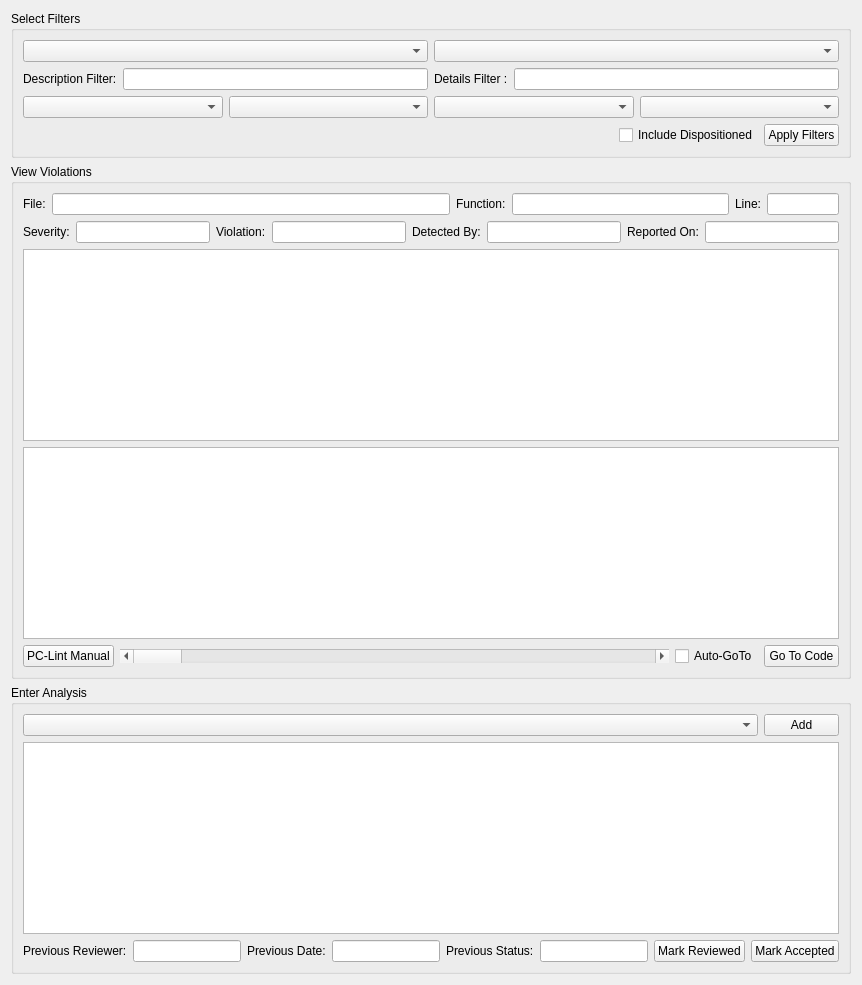
        <widget class="QWidget" name="tab_Analysis">
         <attribute name="title">
          <string>Analysis</string>
         </attribute>
         <layout class="QVBoxLayout" name="verticalLayout_14">
          <item>
           <widget class="QGroupBox" name="groupBox_Filters">
            <property name="minimumSize">
             <size>
              <width>811</width>
              <height>141</height>
             </size>
            </property>
            <property name="title">
             <string>Select Filters</string>
            </property>
            <layout class="QVBoxLayout" name="verticalLayout_2">
             <item>
              <layout class="QVBoxLayout" name="verticalLayout_10">
               <item>
                <layout class="QHBoxLayout" name="horizontalLayout">
                 <property name="topMargin">
                  <number>0</number>
                 </property>
                 <item>
                  <widget class="QComboBox" name="comboBox_Filename"/>
                 </item>
                 <item>
                  <widget class="QComboBox" name="comboBox_Function"/>
                 </item>
                </layout>
               </item>
               <item>
                <layout class="QHBoxLayout" name="horizontalLayout_15">
                 <item>
                  <layout class="QHBoxLayout" name="horizontalLayout_12">
                   <item>
                    <widget class="QLabel" name="label_18">
                     <property name="text">
                      <string>Description Filter:</string>
                     </property>
                    </widget>
                   </item>
                   <item>
                    <widget class="QLineEdit" name="lineEditDescFilter"/>
                   </item>
                  </layout>
                 </item>
                 <item>
                  <layout class="QHBoxLayout" name="horizontalLayout_3">
                   <item>
                    <widget class="QLabel" name="label_19">
                     <property name="text">
                      <string>Details Filter :</string>
                     </property>
                    </widget>
                   </item>
                   <item>
                    <widget class="QLineEdit" name="lineEditDetailsFilter"/>
                   </item>
                  </layout>
                 </item>
                </layout>
               </item>
               <item>
                <layout class="QHBoxLayout" name="horizontalLayout_2">
                 <item>
                  <widget class="QComboBox" name="comboBox_Severity"/>
                 </item>
                 <item>
                  <widget class="QComboBox" name="comboBox_Id"/>
                 </item>
                 <item>
                  <widget class="QComboBox" name="comboBox_DetectedBy"/>
                 </item>
                 <item>
                  <widget class="QComboBox" name="comboBox_Status"/>
                 </item>
                </layout>
               </item>
              </layout>
             </item>
             <item>
              <layout class="QHBoxLayout" name="horizontalLayout_17">
               <item>
                <spacer name="horizontalSpacer">
                 <property name="orientation">
                  <enum>Qt::Horizontal</enum>
                 </property>
                 <property name="sizeHint" stdset="0">
                  <size>
                   <width>218</width>
                   <height>20</height>
                  </size>
                 </property>
                </spacer>
               </item>
               <item>
                <layout class="QHBoxLayout" name="horizontalLayout_14">
                 <item>
                  <widget class="QCheckBox" name="dispositioned">
                   <property name="text">
                    <string>Include Dispositioned</string>
                   </property>
                  </widget>
                 </item>
                 <item>
                  <widget class="QPushButton" name="pushButton_ApplyFilters">
                   <property name="maximumSize">
                    <size>
                     <width>75</width>
                     <height>23</height>
                    </size>
                   </property>
                   <property name="text">
                    <string>Apply Filters</string>
                   </property>
                  </widget>
                 </item>
                </layout>
               </item>
              </layout>
             </item>
            </layout>
            <zorder></zorder>
            <zorder></zorder>
           </widget>
          </item>
          <item>
           <widget class="QGroupBox" name="groupBox_Violations">
            <property name="minimumSize">
             <size>
              <width>811</width>
              <height>200</height>
             </size>
            </property>
            <property name="title">
             <string>View Violations</string>
            </property>
            <layout class="QVBoxLayout" name="verticalLayout_16">
             <item>
              <layout class="QVBoxLayout" name="verticalLayout_8">
               <item>
                <layout class="QHBoxLayout" name="horizontalLayout_10">
                 <property name="topMargin">
                  <number>0</number>
                 </property>
                 <item>
                  <widget class="QLabel" name="label_Filename">
                   <property name="text">
                    <string>File:</string>
                   </property>
                  </widget>
                 </item>
                 <item>
                  <widget class="QLineEdit" name="textBrowser_Filename">
                   <property name="sizePolicy">
                    <sizepolicy hsizetype="Preferred" vsizetype="Fixed">
                     <horstretch>11</horstretch>
                     <verstretch>0</verstretch>
                    </sizepolicy>
                   </property>
                   <property name="readOnly">
                    <bool>true</bool>
                   </property>
                  </widget>
                 </item>
                 <item>
                  <widget class="QLabel" name="label_Function">
                   <property name="text">
                    <string>Function:</string>
                   </property>
                  </widget>
                 </item>
                 <item>
                  <widget class="QLineEdit" name="textBrowser_Function">
                   <property name="sizePolicy">
                    <sizepolicy hsizetype="Expanding" vsizetype="Fixed">
                     <horstretch>6</horstretch>
                     <verstretch>0</verstretch>
                    </sizepolicy>
                   </property>
                   <property name="readOnly">
                    <bool>true</bool>
                   </property>
                  </widget>
                 </item>
                 <item>
                  <widget class="QLabel" name="label_24">
                   <property name="text">
                    <string>Line:</string>
                   </property>
                  </widget>
                 </item>
                 <item>
                  <widget class="QLineEdit" name="lineNumber">
                   <property name="sizePolicy">
                    <sizepolicy hsizetype="Expanding" vsizetype="Fixed">
                     <horstretch>2</horstretch>
                     <verstretch>0</verstretch>
                    </sizepolicy>
                   </property>
                  </widget>
                 </item>
                </layout>
               </item>
               <item>
                <layout class="QHBoxLayout" name="horizontalLayout_11">
                 <property name="topMargin">
                  <number>0</number>
                 </property>
                 <item>
                  <widget class="QLabel" name="label_6">
                   <property name="text">
                    <string>Severity:</string>
                   </property>
                  </widget>
                 </item>
                 <item>
                  <widget class="QLineEdit" name="textBrowser_Severity">
                   <property name="readOnly">
                    <bool>true</bool>
                   </property>
                  </widget>
                 </item>
                 <item>
                  <widget class="QLabel" name="label_Id">
                   <property name="text">
                    <string>Violation:</string>
                   </property>
                  </widget>
                 </item>
                 <item>
                  <widget class="QLineEdit" name="textBrowser_Id">
                   <property name="readOnly">
                    <bool>true</bool>
                   </property>
                  </widget>
                 </item>
                 <item>
                  <widget class="QLabel" name="label_DetectedBy">
                   <property name="text">
                    <string>Detected By:</string>
                   </property>
                  </widget>
                 </item>
                 <item>
                  <widget class="QLineEdit" name="textBrowser_DetectedBy">
                   <property name="readOnly">
                    <bool>true</bool>
                   </property>
                  </widget>
                 </item>
                 <item>
                  <widget class="QLabel" name="label_25">
                   <property name="text">
                    <string>Reported On:</string>
                   </property>
                  </widget>
                 </item>
                 <item>
                  <widget class="QLineEdit" name="reportedOn"/>
                 </item>
                </layout>
               </item>
               <item>
                <layout class="QVBoxLayout" name="verticalLayout_7">
                 <item>
                  <widget class="QTextEditClick" name="textBrowser_Description">
                   <property name="font">
                    <font>
                     <family>Courier New</family>
                     <pointsize>9</pointsize>
                    </font>
                   </property>
                   <property name="readOnly">
                    <bool>true</bool>
                   </property>
                  </widget>
                 </item>
                 <item>
                  <widget class="QTextEditClick" name="textBrowser_Details">
                   <property name="font">
                    <font>
                     <family>Courier New</family>
                     <pointsize>9</pointsize>
                    </font>
                   </property>
                   <property name="readOnly">
                    <bool>true</bool>
                   </property>
                  </widget>
                 </item>
                </layout>
               </item>
               <item>
                <layout class="QHBoxLayout" name="horizontalLayout_13">
                 <item>
                  <widget class="QPushButton" name="pcLintPdf">
                   <property name="text">
                    <string>PC-Lint Manual</string>
                   </property>
                  </widget>
                 </item>
                 <item>
                  <widget class="QScrollBar" name="horizontalScrollBar">
                   <property name="sizePolicy">
                    <sizepolicy hsizetype="Minimum" vsizetype="Fixed">
                     <horstretch>1</horstretch>
                     <verstretch>0</verstretch>
                    </sizepolicy>
                   </property>
                   <property name="orientation">
                    <enum>Qt::Horizontal</enum>
                   </property>
                  </widget>
                 </item>
                 <item>
                  <widget class="QCheckBox" name="syncCode">
                   <property name="text">
                    <string>Auto-GoTo</string>
                   </property>
                  </widget>
                 </item>
                 <item>
                  <widget class="QPushButton" name="pushButton_GotoCode">
                   <property name="maximumSize">
                    <size>
                     <width>75</width>
                     <height>23</height>
                    </size>
                   </property>
                   <property name="text">
                    <string>Go To Code</string>
                   </property>
                  </widget>
                 </item>
                </layout>
               </item>
              </layout>
             </item>
            </layout>
           </widget>
          </item>
          <item>
           <widget class="QGroupBox" name="groupBox_Analysis">
            <property name="minimumSize">
             <size>
              <width>811</width>
              <height>171</height>
             </size>
            </property>
            <property name="title">
             <string>Enter Analysis</string>
            </property>
            <layout class="QVBoxLayout" name="verticalLayout_3">
             <item>
              <layout class="QHBoxLayout" name="horizontalLayout_9">
               <item>
                <widget class="QComboBox" name="comboBoxAnalysisTextOptions"/>
               </item>
               <item>
                <widget class="QPushButton" name="pushButtonAddCanned">
                 <property name="maximumSize">
                  <size>
                   <width>75</width>
                   <height>23</height>
                  </size>
                 </property>
                 <property name="text">
                  <string>Add</string>
                 </property>
                </widget>
               </item>
              </layout>
             </item>
             <item>
              <widget class="QTextEdit" name="plainTextEdit_Analysis"/>
             </item>
             <item>
              <layout class="QHBoxLayout" name="horizontalLayout_16">
               <property name="topMargin">
                <number>0</number>
               </property>
               <item>
                <widget class="QLabel" name="label_3">
                 <property name="text">
                  <string>Previous Reviewer:</string>
                 </property>
                </widget>
               </item>
               <item>
                <widget class="QLineEdit" name="textBrowser_PrevReviewer">
                 <property name="minimumSize">
                  <size>
                   <width>30</width>
                   <height>0</height>
                  </size>
                 </property>
                 <property name="readOnly">
                  <bool>true</bool>
                 </property>
                </widget>
               </item>
               <item>
                <widget class="QLabel" name="label_PrevDate">
                 <property name="text">
                  <string>Previous Date:</string>
                 </property>
                </widget>
               </item>
               <item>
                <widget class="QLineEdit" name="textBrowser_PrevDate">
                 <property name="minimumSize">
                  <size>
                   <width>20</width>
                   <height>0</height>
                  </size>
                 </property>
                 <property name="readOnly">
                  <bool>true</bool>
                 </property>
                </widget>
               </item>
               <item>
                <widget class="QLabel" name="label_PrevStatus">
                 <property name="text">
                  <string>Previous Status:</string>
                 </property>
                </widget>
               </item>
               <item>
                <widget class="QLineEdit" name="textBrowser_PrevStatus">
                 <property name="minimumSize">
                  <size>
                   <width>20</width>
                   <height>0</height>
                  </size>
                 </property>
                 <property name="readOnly">
                  <bool>true</bool>
                 </property>
                </widget>
               </item>
               <item>
                <widget class="QPushButton" name="pushButton_MarkReviewed">
                 <property name="text">
                  <string>Mark Reviewed</string>
                 </property>
                </widget>
               </item>
               <item>
                <widget class="QPushButton" name="pushButton_MarkAccepted">
                 <property name="text">
                  <string>Mark Accepted</string>
                 </property>
                </widget>
               </item>
              </layout>
             </item>
            </layout>
           </widget>
          </item>
         </layout>
        </widget>
